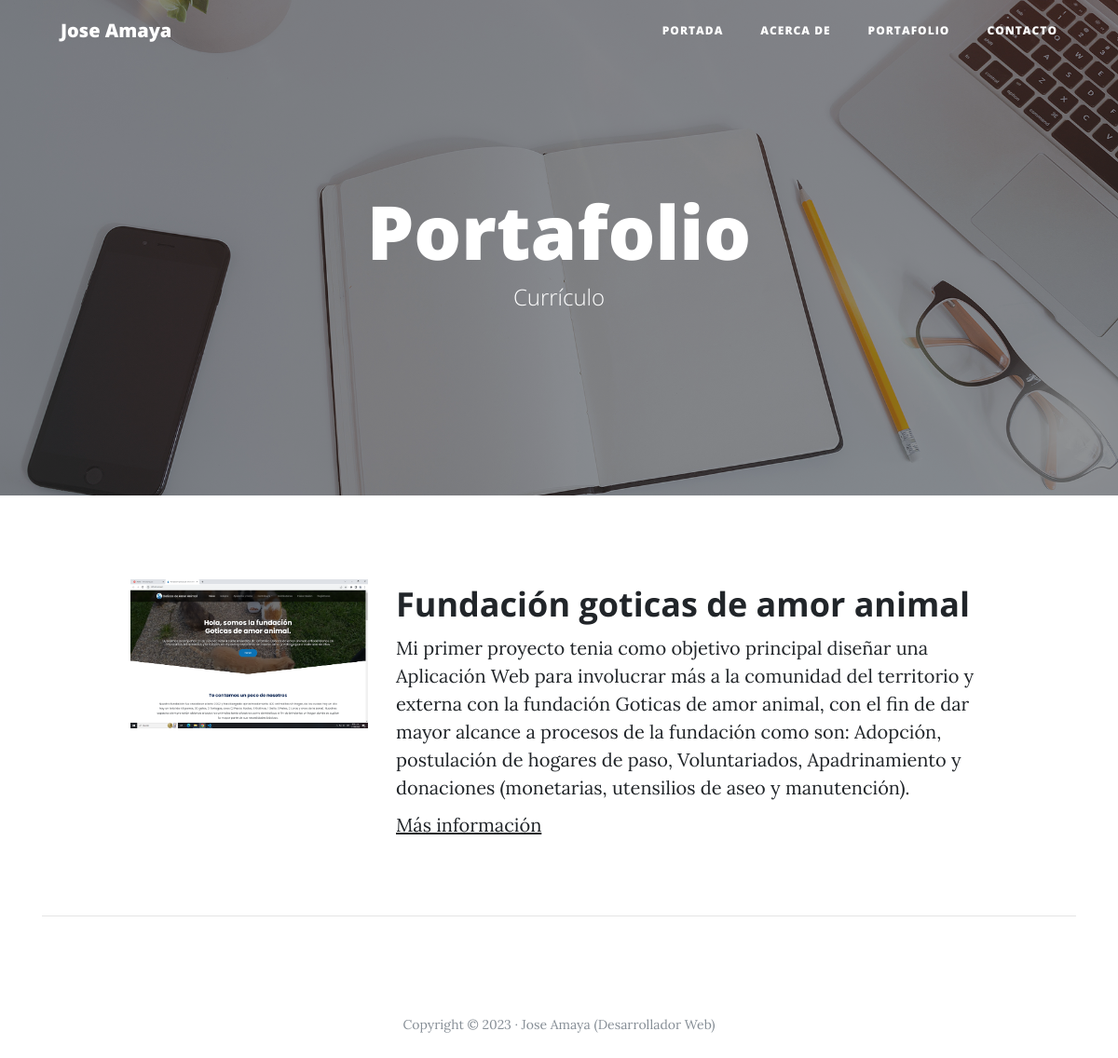
The page /portafolio/ on the database its author committed.
### portfolio/models.py (models this page shows, shortened)
class Project(models.Model):
    title = models.CharField(max_length=200, verbose_name="Título")
    description = models.TextField(verbose_name="Descripción")
    image = models.ImageField(verbose_name="Imagen",upload_to='project_images/')
    created = models.DateTimeField(auto_now_add=True, verbose_name="Fecha de creación")
    update = models.DateTimeField(auto_now=True, verbose_name="Fecha de edición")
    class Meta:
        verbose_name = "proyecto"  # Corregido el error tipográfico aquí
        verbose_name_plural = "proyectos"
        ordering = ["-created"]

### portfolio/views.py (the view)
# urls.py: path('portafolio/', portafolio_views.portafolio, name="portafolio"),
def portafolio(request):
    projects = Project.objects.all()
    return render(request, "portafolio/portafolio.html",{'projects':projects})

### portfolio/Templates/portafolio/portafolio.html (shortened to what this page needs)
{% extends 'core/base.html' %}
{% block background %}{% load static %}{% static 'core/img/portfolio-bg.jpg' %}{% endblock %}
    {% block headers %}
    <h1>Portafolio</h1>
    <span class="subheading">Currículo</span>
    {% endblock %}
    {% block content %}
        {% for project in projects %}
    <div class="container">
        <div class="row project">
            <div class="col-lg-3 col-md-4 offset-lg-1">
                <img class="img-fluid" src="{{project.image.url}}" alt="">
            </div>
          <div class="col-lg-7 col-md-8">
                <h2 class="section-heading title">{{project.title}}</h2>
            <p>{{project.description}}</p>
            <p><a href="https://github.com/AmayaXitado">Más información</a></p>
            </div>
        </div>
        {% endfor %}
    {% endblock %}

### rows shown on the page
Project: image (picture), title "Fundación goticas de amor animal", description "Mi primer proyecto tenia como objetivo principal diseñar una Aplicación Web para involucrar más a la comunidad del territorio y externa con la fundación Goticas de amor animal, con el fin de dar mayor alcance a procesos de la fundación como son: Adopción, postulación de hogares de paso, Voluntariados, Apadrinamiento y donaciones (monetarias, utensilios de aseo y manutención)."
